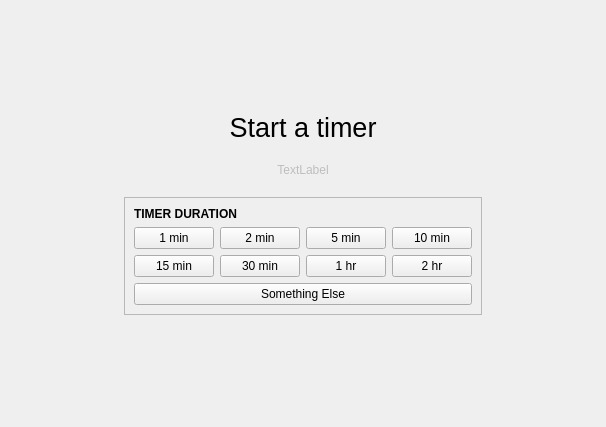
<?xml version="1.0" encoding="UTF-8"?>
<ui version="4.0">
 <class>Timer</class>
 <widget class="QWidget" name="Timer">
  <property name="geometry">
   <rect>
    <x>0</x>
    <y>0</y>
    <width>606</width>
    <height>427</height>
   </rect>
  </property>
  <property name="windowTitle">
   <string notr="true">Form</string>
  </property>
  <layout class="QVBoxLayout" name="verticalLayout">
   <property name="spacing">
    <number>0</number>
   </property>
   <property name="leftMargin">
    <number>0</number>
   </property>
   <property name="topMargin">
    <number>0</number>
   </property>
   <property name="rightMargin">
    <number>0</number>
   </property>
   <property name="bottomMargin">
    <number>0</number>
   </property>
   <item>
    <widget class="tStackedWidget" name="stackedWidget">
     <property name="currentIndex">
      <number>1</number>
     </property>
     <widget class="QWidget" name="mainPage">
      <layout class="QVBoxLayout" name="verticalLayout_4">
       <property name="spacing">
        <number>0</number>
       </property>
       <property name="leftMargin">
        <number>0</number>
       </property>
       <property name="topMargin">
        <number>0</number>
       </property>
       <property name="rightMargin">
        <number>0</number>
       </property>
       <property name="bottomMargin">
        <number>0</number>
       </property>
       <item>
        <widget class="QScrollArea" name="scrollArea">
         <property name="frameShape">
          <enum>QFrame::NoFrame</enum>
         </property>
         <property name="widgetResizable">
          <bool>true</bool>
         </property>
         <widget class="QWidget" name="scrollAreaWidgetContents">
          <property name="geometry">
           <rect>
            <x>0</x>
            <y>0</y>
            <width>108</width>
            <height>57</height>
           </rect>
          </property>
          <layout class="QVBoxLayout" name="verticalLayout_2">
           <item alignment="Qt::AlignHCenter">
            <widget class="QWidget" name="timersContainer" native="true">
             <layout class="QVBoxLayout" name="verticalLayout_3">
              <property name="spacing">
               <number>6</number>
              </property>
              <property name="leftMargin">
               <number>0</number>
              </property>
              <property name="topMargin">
               <number>0</number>
              </property>
              <property name="rightMargin">
               <number>0</number>
              </property>
              <property name="bottomMargin">
               <number>0</number>
              </property>
              <item>
               <layout class="QVBoxLayout" name="timersLayout">
                <property name="spacing">
                 <number>6</number>
                </property>
               </layout>
              </item>
              <item>
               <widget class="QPushButton" name="addButton">
                <property name="text">
                 <string>Add Timer</string>
                </property>
                <property name="icon">
                 <iconset theme="list-add">
                  <normaloff>../worldclock</normaloff>../worldclock</iconset>
                </property>
               </widget>
              </item>
              <item>
               <spacer name="verticalSpacer">
                <property name="orientation">
                 <enum>Qt::Vertical</enum>
                </property>
                <property name="sizeHint" stdset="0">
                 <size>
                  <width>20</width>
                  <height>40</height>
                 </size>
                </property>
               </spacer>
              </item>
             </layout>
            </widget>
           </item>
          </layout>
         </widget>
        </widget>
       </item>
      </layout>
     </widget>
     <widget class="QWidget" name="emptyPage">
      <layout class="QVBoxLayout" name="verticalLayout_6">
       <property name="spacing">
        <number>20</number>
       </property>
       <item>
        <spacer name="verticalSpacer_5">
         <property name="orientation">
          <enum>Qt::Vertical</enum>
         </property>
         <property name="sizeHint" stdset="0">
          <size>
           <width>20</width>
           <height>40</height>
          </size>
         </property>
        </spacer>
       </item>
       <item>
        <widget class="QLabel" name="label_3">
         <property name="font">
          <font>
           <pointsize>20</pointsize>
          </font>
         </property>
         <property name="text">
          <string>Start a timer</string>
         </property>
         <property name="alignment">
          <set>Qt::AlignCenter</set>
         </property>
        </widget>
       </item>
       <item>
        <widget class="QLabel" name="splashImage">
         <property name="enabled">
          <bool>false</bool>
         </property>
         <property name="text">
          <string notr="true">TextLabel</string>
         </property>
         <property name="alignment">
          <set>Qt::AlignCenter</set>
         </property>
        </widget>
       </item>
       <item>
        <layout class="QHBoxLayout" name="horizontalLayout">
         <item>
          <spacer name="horizontalSpacer">
           <property name="orientation">
            <enum>Qt::Horizontal</enum>
           </property>
           <property name="sizeHint" stdset="0">
            <size>
             <width>40</width>
             <height>20</height>
            </size>
           </property>
          </spacer>
         </item>
         <item>
          <widget class="QFrame" name="frame">
           <property name="frameShape">
            <enum>QFrame::StyledPanel</enum>
           </property>
           <property name="frameShadow">
            <enum>QFrame::Raised</enum>
           </property>
           <layout class="QGridLayout" name="gridLayout">
            <item row="2" column="0">
             <widget class="QPushButton" name="fifteenMinButton">
              <property name="text">
               <string>15 min</string>
              </property>
             </widget>
            </item>
            <item row="2" column="3">
             <widget class="QPushButton" name="twoHrButton">
              <property name="text">
               <string>2 hr</string>
              </property>
             </widget>
            </item>
            <item row="3" column="0" colspan="4">
             <widget class="QPushButton" name="customAddButton">
              <property name="text">
               <string>Something Else</string>
              </property>
             </widget>
            </item>
            <item row="2" column="2">
             <widget class="QPushButton" name="oneHrButton">
              <property name="text">
               <string>1 hr</string>
              </property>
             </widget>
            </item>
            <item row="1" column="0">
             <widget class="QPushButton" name="oneMinButton">
              <property name="text">
               <string>1 min</string>
              </property>
             </widget>
            </item>
            <item row="1" column="1">
             <widget class="QPushButton" name="twoMinButton">
              <property name="text">
               <string>2 min</string>
              </property>
             </widget>
            </item>
            <item row="2" column="1">
             <widget class="QPushButton" name="thirtyMinButton">
              <property name="text">
               <string>30 min</string>
              </property>
             </widget>
            </item>
            <item row="1" column="2">
             <widget class="QPushButton" name="fiveMinButton">
              <property name="text">
               <string>5 min</string>
              </property>
             </widget>
            </item>
            <item row="1" column="3">
             <widget class="QPushButton" name="tenMinButton">
              <property name="text">
               <string>10 min</string>
              </property>
             </widget>
            </item>
            <item row="0" column="0" colspan="4">
             <widget class="QLabel" name="label_4">
              <property name="font">
               <font>
                <weight>75</weight>
                <bold>true</bold>
               </font>
              </property>
              <property name="text">
               <string>TIMER DURATION</string>
              </property>
             </widget>
            </item>
           </layout>
          </widget>
         </item>
         <item>
          <spacer name="horizontalSpacer_2">
           <property name="orientation">
            <enum>Qt::Horizontal</enum>
           </property>
           <property name="sizeHint" stdset="0">
            <size>
             <width>40</width>
             <height>20</height>
            </size>
           </property>
          </spacer>
         </item>
        </layout>
       </item>
       <item>
        <spacer name="verticalSpacer_4">
         <property name="orientation">
          <enum>Qt::Vertical</enum>
         </property>
         <property name="sizeHint" stdset="0">
          <size>
           <width>20</width>
           <height>40</height>
          </size>
         </property>
        </spacer>
       </item>
      </layout>
     </widget>
     <widget class="QWidget" name="serviceUnavailablePage">
      <layout class="QVBoxLayout" name="verticalLayout_5">
       <item>
        <spacer name="verticalSpacer_3">
         <property name="orientation">
          <enum>Qt::Vertical</enum>
         </property>
         <property name="sizeHint" stdset="0">
          <size>
           <width>20</width>
           <height>40</height>
          </size>
         </property>
        </spacer>
       </item>
       <item>
        <widget class="QLabel" name="label">
         <property name="font">
          <font>
           <pointsize>20</pointsize>
          </font>
         </property>
         <property name="text">
          <string>Hmm...</string>
         </property>
         <property name="alignment">
          <set>Qt::AlignCenter</set>
         </property>
        </widget>
       </item>
       <item>
        <widget class="QLabel" name="label_2">
         <property name="text">
          <string>Looks like the the24 service is not running, and timers won't work without it.</string>
         </property>
         <property name="alignment">
          <set>Qt::AlignCenter</set>
         </property>
         <property name="wordWrap">
          <bool>true</bool>
         </property>
        </widget>
       </item>
       <item>
        <spacer name="verticalSpacer_2">
         <property name="orientation">
          <enum>Qt::Vertical</enum>
         </property>
         <property name="sizeHint" stdset="0">
          <size>
           <width>20</width>
           <height>40</height>
          </size>
         </property>
        </spacer>
       </item>
      </layout>
     </widget>
    </widget>
   </item>
  </layout>
 </widget>
 <customwidgets>
  <customwidget>
   <class>tStackedWidget</class>
   <extends>QStackedWidget</extends>
   <header location="global">tstackedwidget.h</header>
   <container>1</container>
   <slots>
    <signal>switchingFrame(int)</signal>
   </slots>
  </customwidget>
 </customwidgets>
 <resources/>
 <connections/>
</ui>
